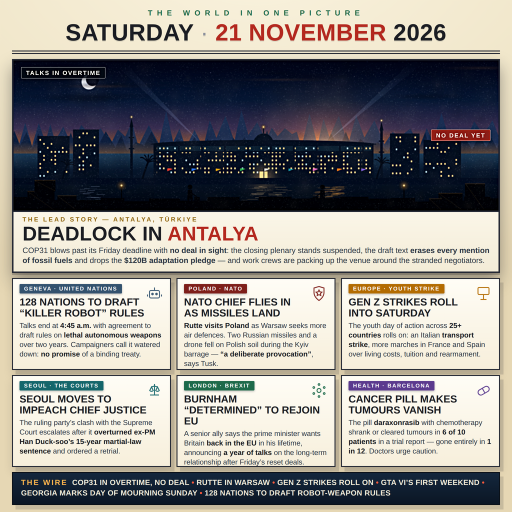
#> input picture entry.png, 1024 x 1024 px (shown at 1/2 size)
$ python sharpen_hero.py entry.png
#> lines starting #> are read from the running program, lines starting #| are printed output that depends on the picture
#> in main, img is the input picture: shape (1024, 1024, 3); mean B, G, R 141.8, 146, 148.6
"""Hero-only unsharp-mask finish for the 21 November 2026 poster.

render.mjs calls this on the downscaled 1024x1024 entry.png as the last
step of the build. The mask is the classic unsharp blend — the image
combined with a Gaussian-blurred copy of itself,
addWeighted(img, k, blur, -(k - 1), 0) with sigma 3.0 and k = 1.5 —
computed over the full frame but pasted back only inside the hero-art
rectangle, so the Antalya dawn scene (lit windows, flag edges, the dawn
glitter on the water, the mountain ridges) regains the bite the Lanczos
downscale took out, while the masthead, panel type and ticker remain
exactly as typeset.

The unsharp function itself is the user's own perjelas_gambar recipe,
written out here in full so the build carries no imports from outside
the repository.

Hero-art rectangle in the final image (poster.html: 24px side padding,
3px frame border, masthead 92px + 10px margin + 16px page top, art
300px tall): x 27..997, y 121..421.

Fixed strength, fixed rectangle, fixed PNG compression: the same input
always yields the same bytes.
"""
import os
import sys

import cv2
import numpy as np

HERO_RECT = (27, 121, 997, 421)  # x0, y0, x1, y1 in the 1024x1024 final
K = 1.5
SIGMA = 3.0
PNG_COMPRESSION = 9


def perjelas_gambar(img, k=K, sigma=SIGMA):
    """Unsharp mask: sharpen img by blending it against its own blur."""
#> called with k = 1.5, sigma = 3
    blurred = cv2.GaussianBlur(img, (0, 0), sigma)
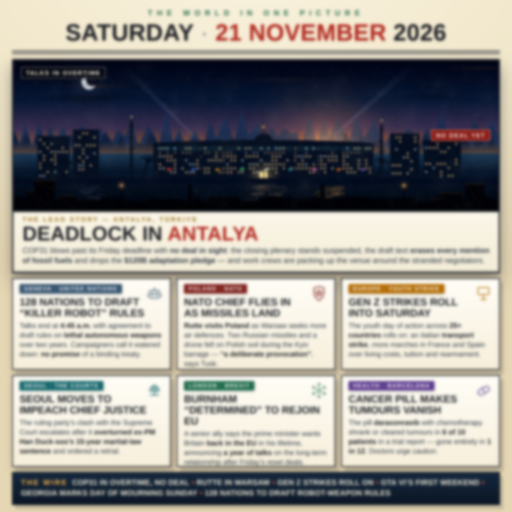
#> blurred: shape (1024, 1024, 3) (shown at 1/2 size); mean B, G, R 141.8, 146, 148.6
    return cv2.addWeighted(img, k, blurred, -(k - 1.0), 0)
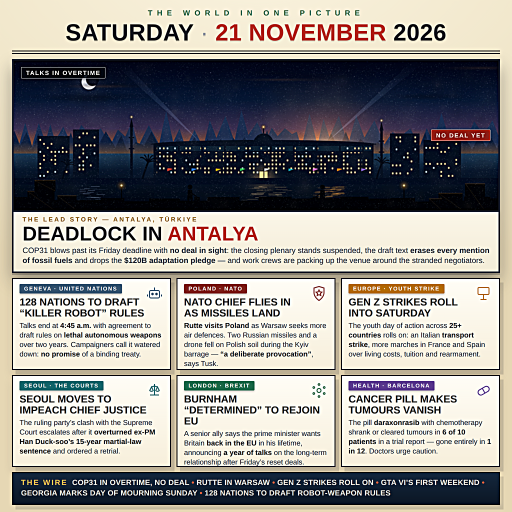
#> returned value: shape (1024, 1024, 3) (shown at 1/2 size); mean of channels 0, 1, 2 141.8, 145.4, 147.8; drawn as B, G, R


def main() -> None:
    if len(sys.argv) != 2:
        raise SystemExit("usage: sharpen_hero.py <entry.png>")
    path = sys.argv[1]

    img = cv2.imread(path, cv2.IMREAD_COLOR)
    if img is None:
        raise SystemExit(f"cannot read {path}")
    if img.shape[:2] != (1024, 1024):
        raise SystemExit(f"{path} is {img.shape[1]}x{img.shape[0]}, expected 1024x1024")

    sharpened = perjelas_gambar(img)

    x0, y0, x1, y1 = HERO_RECT
    out = np.array(img)
    out[y0:y1, x0:x1] = sharpened[y0:y1, x0:x1]

    before = os.path.getsize(path)
    if not cv2.imwrite(path, out, [cv2.IMWRITE_PNG_COMPRESSION, PNG_COMPRESSION]):
        raise SystemExit(f"failed to write {path}")
    check = cv2.imread(path, cv2.IMREAD_COLOR)
    if check is None or check.shape[:2] != (1024, 1024):
        raise SystemExit(f"{path} did not survive the rewrite at 1024x1024")
    print(f"hero unsharp k={K} sigma={SIGMA} rect={HERO_RECT}: "
          f"{before} -> {os.path.getsize(path)} bytes")


if __name__ == "__main__":
    main()
